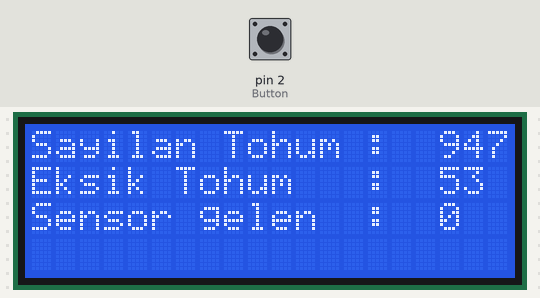
A sketch run on a simulated Arduino Uno, built with avr-gcc and run on an emulated ATmega328P. Shown: 20×4 character LCD. The inputs (shaded band) are chosen by the test bench; at power-on: pin 2 (Button) HIGH. Random numbers use the default seed unless the sketch sets one; what the sketch prints to the serial monitor is not drawn.

Above: at 1.3 s.
1.4 s: pin 2 (Button) pulled LOW for 0.15 s
At 2.3 s:
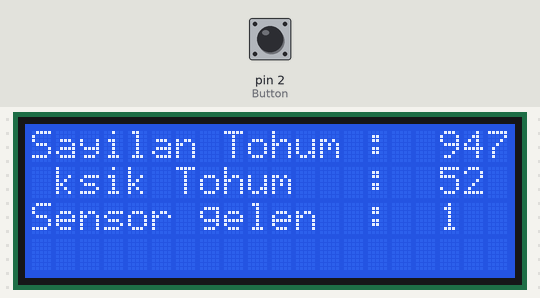
3.0 s: pin 2 (Button) pulled LOW for 1 s
At 4.1 s:
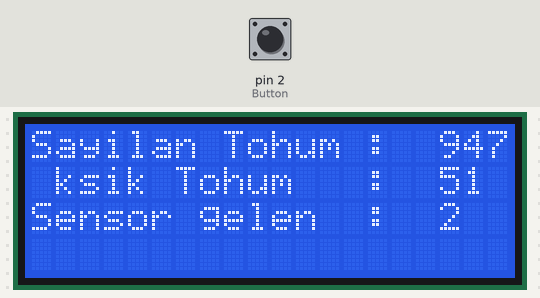
5.5 s: pin 2 (Button) pulled LOW for 0.15 s
At 6.5 s:
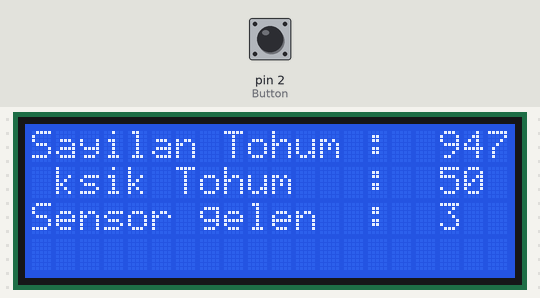
7.1 s: pin 2 (Button) pulled LOW for 1 s
At 7.6 s:
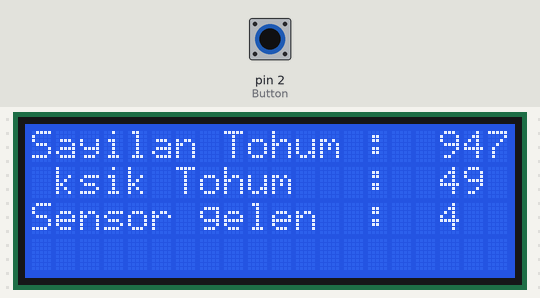
Timing chart, 0 to 10.1 s (numbered marks = the images above; inputs shaded):
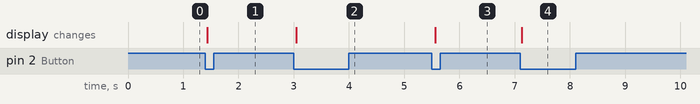

The sketch:

Sensor_lcd_tohum_sayma.ino
```cpp
#include <LiquidCrystal_I2C.h>

#define Button 2
LiquidCrystal_I2C lcd(0x27, 20, 4);

int counter = 0;
long randNumber;
bool buttonPressed = false;

void setup() {
  lcd.init();
  lcd.backlight();
  Serial.begin(9600);

  pinMode(Button, INPUT_PULLUP);

  generateNewBatch();  // Başlangıçta bir rastgele sayı üret
}

void loop() {
  if (digitalRead(Button) == LOW) {
    if (!buttonPressed) {
      buttonPressed = true;

      counter++;

      // Eksik kalan tohum sayısını azalt
      int remaining = 1000 - randNumber - counter;
      if (remaining < 0) remaining = 0;

      lcd.setCursor(17, 2);
      lcd.print("    ");
      lcd.setCursor(17, 2);
      lcd.print(counter);

      lcd.setCursor(17, 1);
      lcd.print("    ");
      lcd.setCursor(17, 1);
      lcd.print(remaining);

      // Eğer eksik tohum tamamlandıysa yeni rastgele sayı üret
      if (remaining == 0) {
        delay(500);
        generateNewBatch();  // Yeni seri başlat
      }
    }
  } else {
    buttonPressed = false; // Buton bırakıldığında tekrar basılmasına izin ver
  }

  delay(50); // Gereksiz tekrarı önlemek için küçük bir gecikme
}

void generateNewBatch() {
  counter = 0;
  randNumber = random(940, 990);
  Serial.print("Yeni rastgele: ");
  Serial.println(randNumber);

  lcd.clear();
  lcd.setCursor(0, 0);
  lcd.print("Sayilan Tohum :");
  lcd.setCursor(17, 0);
  lcd.print(randNumber);

  lcd.setCursor(0, 1);
  lcd.print("Eksik Tohum   :");
  lcd.setCursor(17, 1);
  lcd.print(1000 - randNumber);

  lcd.setCursor(0, 2);
  lcd.print("Sensor gelen  :");
  lcd.setCursor(17, 2);
  lcd.print(counter);
}
```

Measured:
- after the input at 1.4 s, the display: changes at once (image 1)
- after the input at 3.0 s, the display: changes after 0.05 s (image 2)
- after the input at 5.5 s, the display: changes after 0.06 s (image 3)
- after the input at 7.1 s, the display: changes at once (image 4)
